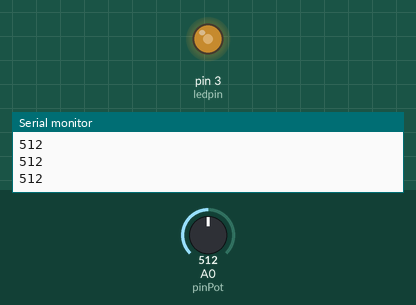
A sketch run on a simulated Arduino Uno, built with avr-gcc and run on an emulated ATmega328P. On the bench: output pins drawn as LEDs (lit = HIGH), the last lines printed to the serial monitor. The test bench sets the inputs (shaded band); at power-on: A0 (pinPot) = 512.

Above: at 1.2 s.
1.3 s: A0 (pinPot) set to 716
At 2.5 s:
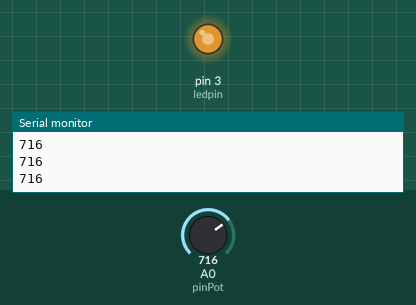
2.8 s: A0 (pinPot) set to 900
At 4.0 s:
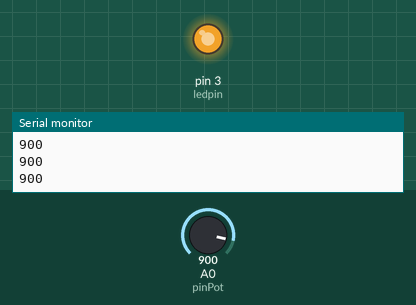
4.3 s: A0 (pinPot) set to 122
At 5.3 s:
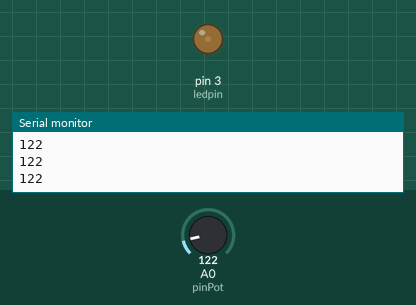
5.8 s: A0 (pinPot) set to 0
At 6.6 s:
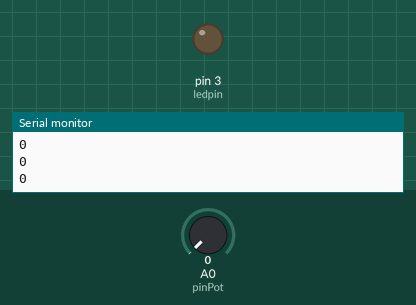
Timing chart, 0 to 8.3 s (numbered marks = the images above; inputs shaded):
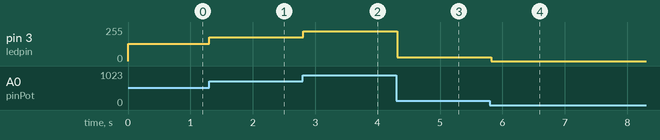

Measured:
- after the input at 1.3 s, pin 3 (ledpin): 128/255 → 179/255 at once
- after the input at 2.8 s, pin 3 (ledpin): 179/255 → 225/255 at once
- after the input at 4.3 s, pin 3 (ledpin): 225/255 → 30/255 at once
- after the input at 5.8 s, pin 3 (ledpin): 30/255 → 0/255 at once

The sketch:

part_4.ino
```cpp
int pinPot = A0;
int val = 0;
int ledpin = 3;


// the setup function runs once when you press reset or power the board
void setup() {
 pinMode(ledpin, OUTPUT);   // sets the pin as output
 Serial.begin(9600);      // open the serial port at 9600 bps:
}

// the loop function runs over and over again forever
void loop() {
   val = analogRead(pinPot);   // read the input pin
   Serial.println(val);
   analogWrite(ledpin, val / 4);  // analogRead values go from 0 to 1023, analogWrite values from 0 to 255
   delay (100);
}
```
